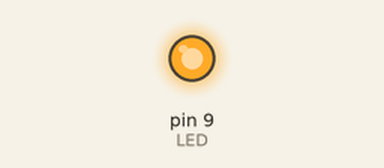
Simulated run of this sketch. Board: Arduino Pro Mini, built with avr-gcc and run on an emulated ATmega328P. Parts: output pins drawn as LEDs (lit = HIGH). What the sketch prints to the serial monitor is not drawn.

Above: at 0.15 s.
At 8.0 s:
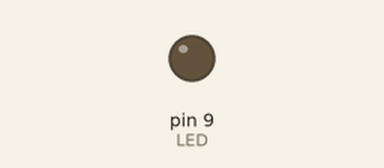
Timing chart, 0 to 12.0 s (numbered marks = the images above):
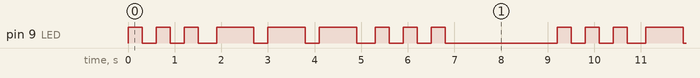

The sketch:

sequencer_sos_02.ino
```cpp
// (licence header left out)
const int LED = 9;
// 1 char = 100 ms
const char PROGMEM sequence[] =
  "111000111000111000"
  "0"
  "111111110001111111100011111111000"
  "0"
  "111000111000111000"
  "00000000000000000000";
const int sequence_length = sizeof(sequence)/sizeof(char);

class Sequencer {
  char *data;
  int len;
  int pos;

public:
  Sequencer(char *_data, int _len)
  : data(_data), len(_len), pos(0)
  {}

  void next() {
    char b = pgm_read_byte(&data[pos]);
    Serial.print(b);
    digitalWrite(LED,b=='1');
    pos++;
    if(pos%10==0)
      Serial.println("");
    if(pos==len) {
      pos=0;
      Serial.println("");
      Serial.println("-- restart --");
    }
  }
};

Sequencer seq(sequence,sequence_length);

void setup() {
  pinMode(LED, OUTPUT);
  Serial.begin(115200);
  Serial.print("sequence_length: ");
  Serial.println(sequence_length);
}

void loop() {
  seq.next();
  delay(100);
}
```

Measured:
- by itself, pin 9 (LED): repeats every 9.2 s: 2 × (LOW 0.30 s, HIGH 0.30 s), LOW 0.40 s, 2 × (HIGH 0.80 s, LOW 0.30 s), HIGH 0.80 s, LOW 0.40 s, 2 × (HIGH 0.30 s, LOW 0.30 s), HIGH 0.30 s, LOW 2.4 s, HIGH 0.30 s
- by itself, everything shown: repeats every 9.2 s, in 18 steps
